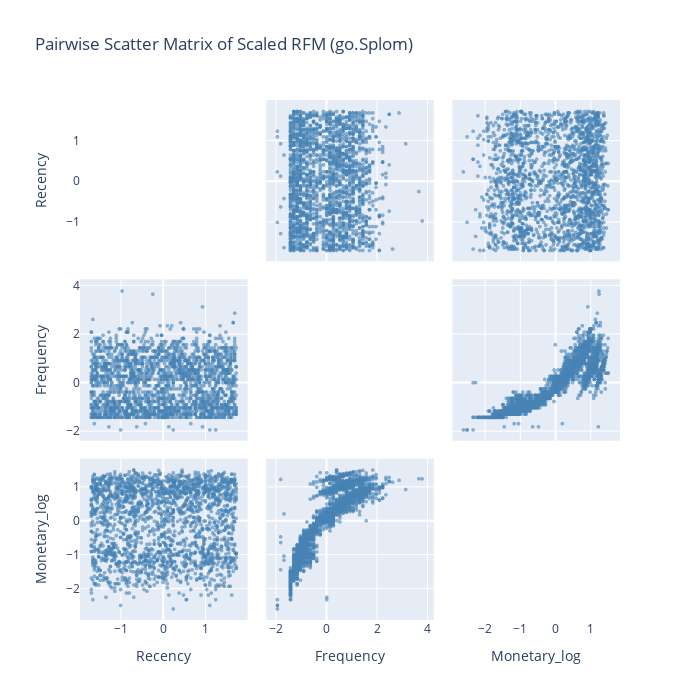

This figure's notebook cell:
### Markdown cell above
### 6.3 Pairwise Relationships (Scaled RFM)

### Code cell
import plotly.graph_objects as go

fig = go.Figure(
    data=go.Splom(
        dimensions=[
            dict(label='Recency',       values=rfm_scaled['Recency']),
            dict(label='Frequency',     values=rfm_scaled['Frequency']),
            dict(label='Monetary_log',  values=rfm_scaled['Monetary_log']),
        ],
        diagonal=dict(visible=False),
        marker=dict(size=4, color='steelblue', opacity=0.6)
    )
)
fig.update_layout(
    title='Pairwise Scatter Matrix of Scaled RFM (go.Splom)',
    width=700,
    height=700
)
fig.show()

### Figure 1 — Plotly figure (JSON) as saved in the notebook; plotly's stock layout.template omitted (floating-point values rounded to 4 significant figures; data arrays with more than 128 entries replaced by an {"elided": "..."} marker saying what was removed)
{"data": [{"diagonal": {"visible": false}, "dimensions": [{"label": "Recency", "values": {"elided": "2240 float values"}}, {"label": "Frequency", "values": {"elided": "2240 float values"}}, {"label": "Monetary_log", "values": {"elided": "2240 float values"}}], "marker": {"color": "steelblue", "opacity": 0.6, "size": 4}, "type": "splom"}], "layout": {"height": 700, "title": {"text": "Pairwise Scatter Matrix of Scaled RFM (go.Splom)"}, "width": 700}}
